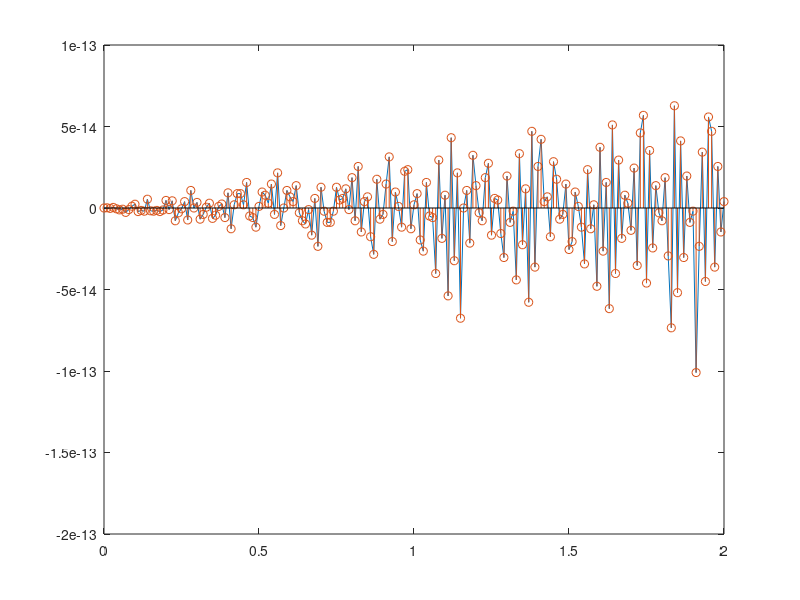

This figure's MATLAB source:
%Generate a sine wave of f=2Hz for 2secs time stepsize is 0.01
clc;
 clear all;
 close all;

t = 0:0.01:2
x = sin(100*pi*t);

plot(t,x);
hold on
stem(t,x);

